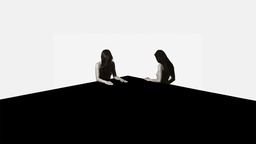
#> input picture HowDidWeGetSoDark.jpg, 256 x 144 px, shrunk from 1920 x 1080 before the run
$ jupyter execute comp_jpeg.ipynb   (shell and % lines are left out)
#> lines starting #> are read from the running program, lines starting #| are printed output that depends on the picture
# Introdução à Computação Visual
## TP1 - Compressor
* Gabriel Person
* Lucas Mundim

Implementação de um compressor de imagens usando `python 3.6` e `OpenCV 3.4.3` para a disciplina *Introdução à Computação Visual* - UFMG 2018/2

---
A ideia geral do compressor a ser implementado é a mesma do algoritmo de compressão JPEG, seguindo os passos:
1. Ler a imagem
2. Compressão
3. Cálculo de taxa de compressão e de SNRF
4. Gravar imagem comprimida em disco
5. Descompressão da imagem

### Inicialização

[cell 1]
import io
import os
import numpy as np
import cv2 as cv
from scipy import fftpack
import matplotlib.pyplot as plt

print('Python: ', os.sys.version)
print('OpenCV: ', cv.__version__)

### Métodos auxiliares
* Cálculo da DCT
* Cálculo da IDCT (DCT Inversa)
* Cálculo da RMSE
* Cálculo da PSNR (Peak signal-to-noise ratio)

[cell 2]
def img_dct(img):
    return fftpack.dct(fftpack.dct(img.T,norm='ortho').T, norm='ortho')

def img_idct(coef):
    return fftpack.idct(fftpack.idct(coef.T, norm='ortho').T, norm='ortho')

def rmse(pred, target):
    return np.sqrt(((pred-target) ** 2).mean())

def psnr(pred, target):
    rmsev = rmse(pred, target)
    return 20 * np.log10(255/rmsev)

### Valores auxiliares
* Tamanho do bloco a ser utilizado

Com o tamanho de bloco escolhido (8), imagens com dimensões que não sejam múltiplas de 8 não são possíveis de serem comprimidas.

* Matriz de quantização

Foi escolhida uma matriz de quantização comumente utilizada em compressões JPEG

[cell 3]
tam_bloco = 8
#matriz de quantização
quant = np.matrix([[16, 11, 10, 16, 24, 40, 51, 61],
        [12, 12, 14, 19, 26, 58, 60, 55],
        [14, 13, 16, 24, 40, 57, 69, 56],
        [14, 17, 22, 29, 51, 87, 80, 62],
        [18, 22, 37, 56, 68, 109, 103, 7],
        [24, 35, 55, 64, 81, 104, 113, 92],
        [49, 64, 78, 87, 103, 121, 120, 101],
        [72, 92, 95, 98, 112, 100, 103, 99]])
quant = quant.astype(float)

### Leitura da imagem

[cell 4]
image_name = 'HowDidWeGetSoDark.jpg'

img_in = cv.imread(image_name,0)
#> img_in: shape (144, 256); min 0, max 255, mean 143.3
img_in = img_in.astype(float)
img_in = img_in-128

lin, col = np.shape(img_in)
#> lin = 144; col = 256

num_parts = int((lin/tam_bloco)*(lin/tam_bloco))
#> num_parts = 324
IDCT = img_cmp = np.zeros((lin,col),dtype=float)
DCT = img_cmp = np.zeros((lin,col),dtype=float)

### DCT e IDCT

[cell 5]
#Sub divisão em blocos de 8x8
tiles = [img_in[x:x+8,y:y+8] for x in range(0,img_in.shape[0],8) for y in range(0,img_in.shape[1],8)]
#> tiles = 576 items

for i in range(0,lin,tam_bloco):
    for j in range(0,col,tam_bloco):
        dct = img_dct(img_in[i:i+tam_bloco, j:j+tam_bloco])
        idct = img_idct(dct)
        IDCT[i:i+tam_bloco, j:j+tam_bloco] = idct
        DCT[i:i+tam_bloco, j:j+tam_bloco] = dct
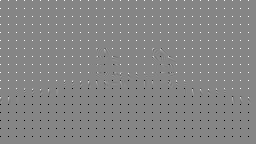
#> DCT: shape (144, 256) float64; min -1024, max 930.3, mean 2.5; drawn with min black and max white

img_in = img_in+128
IDCT = IDCT+128

print('Imagem original')
plt.imshow(img_in,cmap='gray')

cv.imwrite("dct.png",DCT)
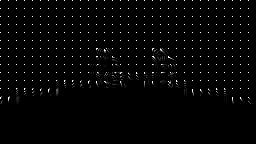
#> saved as dct.png: shape (144, 256); min 0, max 255, mean 3.9
cv.imwrite("idct.png",IDCT)
#> Out = True


#sub 128
#for i in range(num_parts): tiles[i] = tiles[i]-128
#for i in range(num_parts): tiles[i] = (np.float32(tiles[i])/255.0)
#calculo DCT
#for i in range(num_parts): tiles[i] = cv.dct(tiles[i])
#quantizacao
#for i in range(num_parts): tiles[i] = tiles[i]/quant
#for i in range(num_parts): tiles[i] = (np.float32(tiles[i])*255.0)
#for i in range(num_parts):
#    for j in range(8):
#        for k in range(8):
#            tiles[i][j][k] = round(tiles[i][j][k],0)
#
#print(img_in.size)
#plt.imshow(img1,cmap='gray')

[cell 6]
print('DCT')
plt.imshow(DCT,cmap='gray')

[cell 7]
print('IDCT')
plt.imshow(IDCT,cmap='gray')

### Compressão

[cell 8]
#Compressão usando matriz de quantização

img_in = img_in-128

useDC = True

for i in range(0,lin,tam_bloco):
    for j in range(0,col,tam_bloco):
        dct = img_dct(img_in[i:i+tam_bloco, j:j+tam_bloco])
        odct = dct
        DC = dct[0,0]

        dct = np.divide(dct, quant)
        dct = dct.round()
        coddct = dct

        dct = np.multiply(dct, quant)
        if(useDC == True):
            dct[0,0] = DC
        IDCT[i:i+tam_bloco, j:j+tam_bloco] = img_idct(dct)
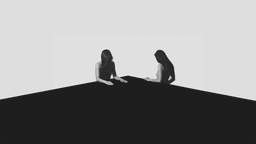
#> IDCT: shape (144, 256) float64; min -165.2, max 154.2, mean 15.3; drawn with min black and max white

IDCT = IDCT+128
img_in = img_in+128

print ("RMSE: %5.3f" % rmse(img_in, IDCT))
#| RMSE: 3.186
print ("PSNR: %5.3f" % psnr(img_in, IDCT))
#> in psnr, `rmsev = rmse(pred, target)`: rmsev = 3.19
#| PSNR: 38.067

plt.imshow(img_in,cmap='gray')

[cell 9]
plt.imshow(DCT,cmap='gray')

[cell 10]
plt.imshow(IDCT,cmap='gray')

[cell 11]
#Reagrupamento dos blocos 8x8 na imagem comprimida
lin, col = 1, 1
size_y = int(len(img_in)/8)
#> size_y = 18
size_x = int(len(img_in[0])/8)
#> size_x = 32

for i in range(num_parts):
    tiles[0]=tiles[i]
    for j in range(size_y):
        for k in range(size_x):
            img_cmp[8*j:8*(j+1),8*k:8*(k+1)] = tiles[0]
            if k==size_y-1:
                j=0
plt.imshow(img_cmp,cmap='gray')
cv.imwrite("HowDidWeGetSoDark2.jpg",img_cmp)
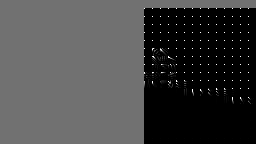
#> saved as HowDidWeGetSoDark2.jpg: shape (144, 256); min 0, max 255, mean 68
print(img_cmp.size)
#| 36864
